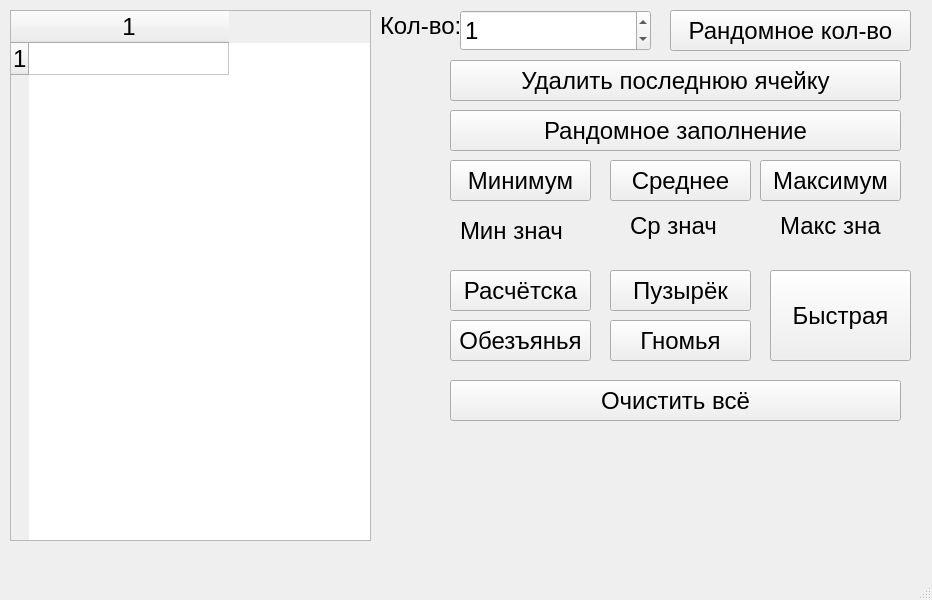
<?xml version="1.0" encoding="UTF-8"?>
<ui version="4.0">
 <class>MainWindow</class>
 <widget class="QMainWindow" name="MainWindow">
  <property name="geometry">
   <rect>
    <x>0</x>
    <y>0</y>
    <width>932</width>
    <height>600</height>
   </rect>
  </property>
  <property name="font">
   <font>
    <pointsize>18</pointsize>
   </font>
  </property>
  <property name="windowTitle">
   <string>MainWindow</string>
  </property>
  <widget class="QWidget" name="centralwidget">
   <widget class="QTableWidget" name="tableWidget_massive">
    <property name="geometry">
     <rect>
      <x>10</x>
      <y>10</y>
      <width>361</width>
      <height>531</height>
     </rect>
    </property>
    <property name="rowCount">
     <number>1</number>
    </property>
    <property name="columnCount">
     <number>1</number>
    </property>
    <attribute name="horizontalHeaderDefaultSectionSize">
     <number>200</number>
    </attribute>
    <row/>
    <column/>
   </widget>
   <widget class="QSpinBox" name="spinBox_count">
    <property name="geometry">
     <rect>
      <x>460</x>
      <y>10</y>
      <width>191</width>
      <height>41</height>
     </rect>
    </property>
    <property name="minimum">
     <number>0</number>
    </property>
    <property name="maximum">
     <number>200</number>
    </property>
    <property name="value">
     <number>1</number>
    </property>
   </widget>
   <widget class="QLabel" name="count">
    <property name="geometry">
     <rect>
      <x>380</x>
      <y>10</y>
      <width>101</width>
      <height>31</height>
     </rect>
    </property>
    <property name="text">
     <string>Кол-во:</string>
    </property>
   </widget>
   <widget class="QPushButton" name="pushButton_randomcount">
    <property name="geometry">
     <rect>
      <x>670</x>
      <y>10</y>
      <width>241</width>
      <height>41</height>
     </rect>
    </property>
    <property name="text">
     <string>Рандомное кол-во</string>
    </property>
   </widget>
   <widget class="QPushButton" name="pushButton_removeLast">
    <property name="geometry">
     <rect>
      <x>450</x>
      <y>60</y>
      <width>451</width>
      <height>41</height>
     </rect>
    </property>
    <property name="text">
     <string>Удалить последнюю ячейку</string>
    </property>
   </widget>
   <widget class="QPushButton" name="pushButton_randomValue">
    <property name="geometry">
     <rect>
      <x>450</x>
      <y>110</y>
      <width>451</width>
      <height>41</height>
     </rect>
    </property>
    <property name="text">
     <string>Рандомное заполнение</string>
    </property>
   </widget>
   <widget class="QPushButton" name="pushButton_min">
    <property name="geometry">
     <rect>
      <x>450</x>
      <y>160</y>
      <width>141</width>
      <height>41</height>
     </rect>
    </property>
    <property name="text">
     <string>Минимум</string>
    </property>
   </widget>
   <widget class="QPushButton" name="pushButton_max">
    <property name="geometry">
     <rect>
      <x>760</x>
      <y>160</y>
      <width>141</width>
      <height>41</height>
     </rect>
    </property>
    <property name="text">
     <string>Максимум</string>
    </property>
   </widget>
   <widget class="QPushButton" name="pushButton_avg">
    <property name="geometry">
     <rect>
      <x>610</x>
      <y>160</y>
      <width>141</width>
      <height>41</height>
     </rect>
    </property>
    <property name="text">
     <string>Среднее</string>
    </property>
   </widget>
   <widget class="QLabel" name="MinValue">
    <property name="geometry">
     <rect>
      <x>460</x>
      <y>210</y>
      <width>131</width>
      <height>41</height>
     </rect>
    </property>
    <property name="text">
     <string>Мин знач</string>
    </property>
   </widget>
   <widget class="QLabel" name="AvgValue">
    <property name="geometry">
     <rect>
      <x>630</x>
      <y>210</y>
      <width>101</width>
      <height>31</height>
     </rect>
    </property>
    <property name="text">
     <string>Ср знач</string>
    </property>
   </widget>
   <widget class="QLabel" name="MaxValue">
    <property name="geometry">
     <rect>
      <x>780</x>
      <y>210</y>
      <width>101</width>
      <height>31</height>
     </rect>
    </property>
    <property name="text">
     <string>Макс знач</string>
    </property>
   </widget>
   <widget class="QPushButton" name="pushButton_sortcomp">
    <property name="geometry">
     <rect>
      <x>450</x>
      <y>270</y>
      <width>141</width>
      <height>41</height>
     </rect>
    </property>
    <property name="text">
     <string>Расчётска</string>
    </property>
   </widget>
   <widget class="QPushButton" name="pushButton_sortmonkey">
    <property name="geometry">
     <rect>
      <x>450</x>
      <y>320</y>
      <width>141</width>
      <height>41</height>
     </rect>
    </property>
    <property name="text">
     <string>Обезъянья</string>
    </property>
   </widget>
   <widget class="QPushButton" name="pushButton_sortbooble">
    <property name="geometry">
     <rect>
      <x>610</x>
      <y>270</y>
      <width>141</width>
      <height>41</height>
     </rect>
    </property>
    <property name="text">
     <string>Пузырёк</string>
    </property>
   </widget>
   <widget class="QPushButton" name="pushButton_sortgnom">
    <property name="geometry">
     <rect>
      <x>610</x>
      <y>320</y>
      <width>141</width>
      <height>41</height>
     </rect>
    </property>
    <property name="text">
     <string>Гномья</string>
    </property>
   </widget>
   <widget class="QPushButton" name="pushButton_sortfast">
    <property name="geometry">
     <rect>
      <x>770</x>
      <y>270</y>
      <width>141</width>
      <height>91</height>
     </rect>
    </property>
    <property name="text">
     <string>Быстрая</string>
    </property>
   </widget>
   <widget class="QPushButton" name="pushButton_removeall">
    <property name="geometry">
     <rect>
      <x>450</x>
      <y>380</y>
      <width>451</width>
      <height>41</height>
     </rect>
    </property>
    <property name="text">
     <string>Очистить всё</string>
    </property>
   </widget>
  </widget>
  <widget class="QMenuBar" name="menubar">
   <property name="geometry">
    <rect>
     <x>0</x>
     <y>0</y>
     <width>932</width>
     <height>27</height>
    </rect>
   </property>
  </widget>
  <widget class="QStatusBar" name="statusbar"/>
 </widget>
 <resources/>
 <connections/>
</ui>
